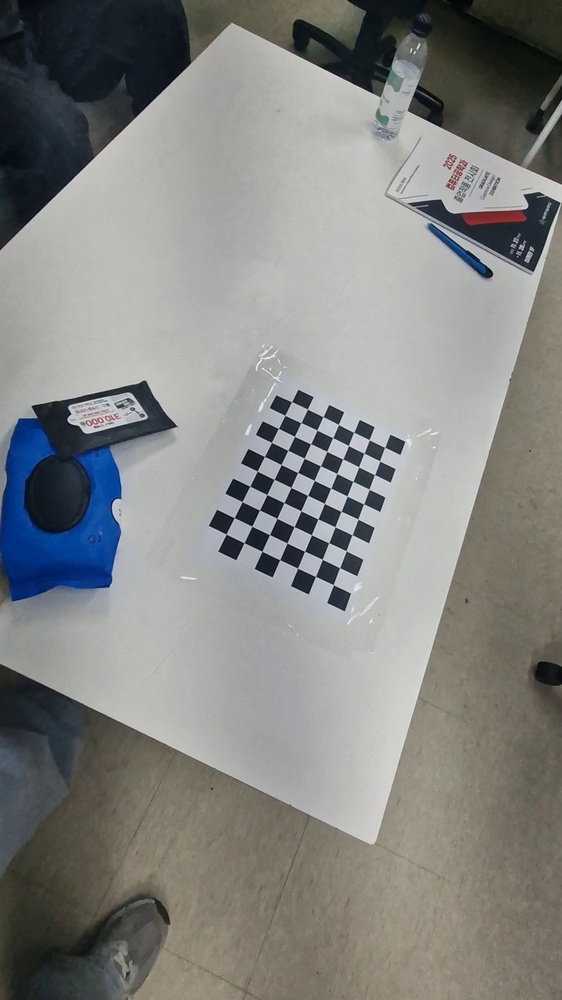
#> input picture data/selected/frame_04.jpg, 562 x 1000 px, shrunk from 1080 x 1920 before the run, found by its file name
$ python distortion_correction.py
#> lines starting #> are read from the running program, lines starting #| are printed output that depends on the picture
import cv2
import numpy as np
import os

# ===== 직접 입력: calibration 결과값 =====
camera_matrix = np.array([
    [970.199798, 0.0, 554.873799],
    [0.0, 963.270873, 950.035093],
    [0.0, 0.0, 1.0]
], dtype=np.float32)

dist_coeffs = np.array([
    [-0.020841, 0.088206, -0.009084, 0.007036, -0.068789]
], dtype=np.float32)

# ===== 입력 / 출력 경로 =====
input_image_path = "data/selected/frame_04.jpg"
output_dir = "data/output"
os.makedirs(output_dir, exist_ok=True)

# ===== 이미지 읽기 =====
img = cv2.imread(input_image_path)
#> img is the input picture: shape (1000, 562, 3); mean B, G, R 129.7, 132.3, 131.2
if img is None:
    print("Error: Cannot load image.")
    exit()

h, w = img.shape[:2]
#> h = 1000; w = 562

# ===== 최적 새 카메라 행렬 계산 =====
new_camera_matrix, roi = cv2.getOptimalNewCameraMatrix(
    camera_matrix, dist_coeffs, (w, h), 1, (w, h)
)
#> roi = (25, 41, 530, 955)

# ===== 왜곡 보정 =====
undistorted = cv2.undistort(img, camera_matrix, dist_coeffs, None, new_camera_matrix)
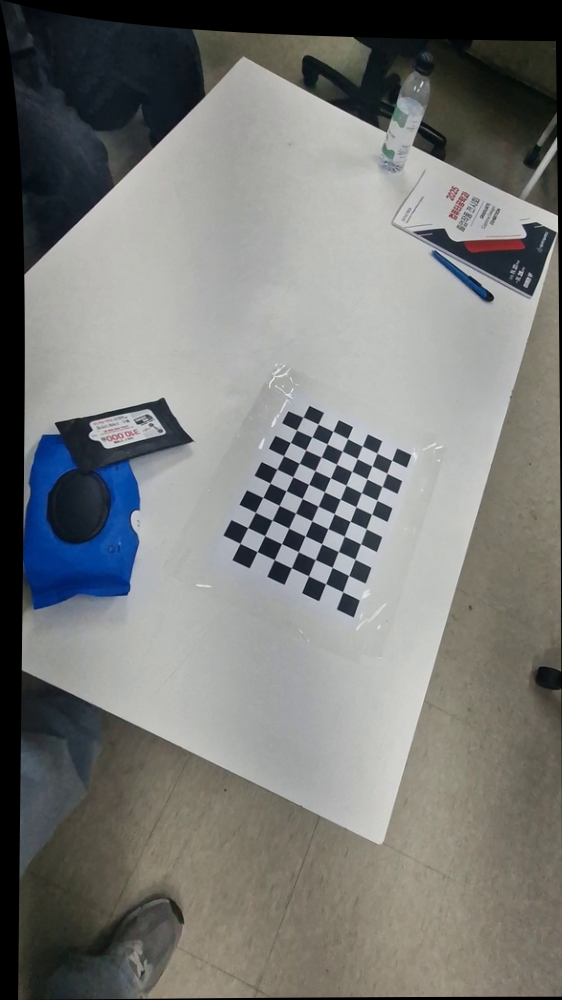
#> undistorted: shape (1000, 562, 3); mean B, G, R 119.2, 121.7, 120.6

# ===== ROI crop (선택) =====
x, y, w_roi, h_roi = roi
#> x = 25; y = 41; w_roi = 530; h_roi = 955
if w_roi > 0 and h_roi > 0:
    undistorted_cropped = undistorted[y:y+h_roi, x:x+w_roi]
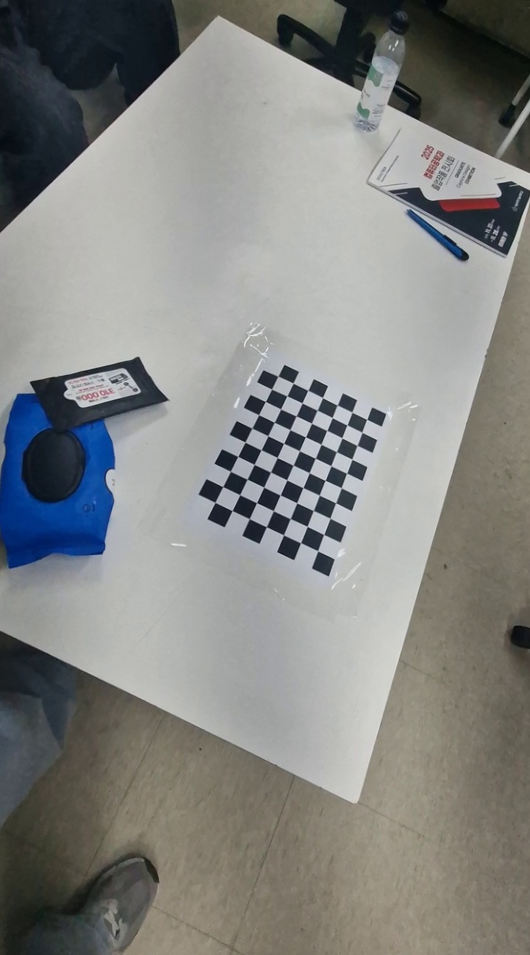
#> undistorted_cropped: shape (955, 530, 3); mean B, G, R 130.4, 133, 131.9
else:
    undistorted_cropped = undistorted

# ===== 저장 =====
cv2.imwrite(os.path.join(output_dir, "undistorted.jpg"), undistorted)
cv2.imwrite(os.path.join(output_dir, "undistorted_cropped.jpg"), undistorted_cropped)

# ===== 비교 출력 =====
cv2.imshow("Original", img)
cv2.imshow("Undistorted", undistorted)
cv2.imshow("Undistorted Cropped", undistorted_cropped)

cv2.waitKey(0)
cv2.destroyAllWindows()

print("Saved:")
print(" - data/output/undistorted.jpg")
print(" - data/output/undistorted_cropped.jpg")

$ run again, with data/selected/frame_00.jpg copied over data/selected/frame_04.jpg
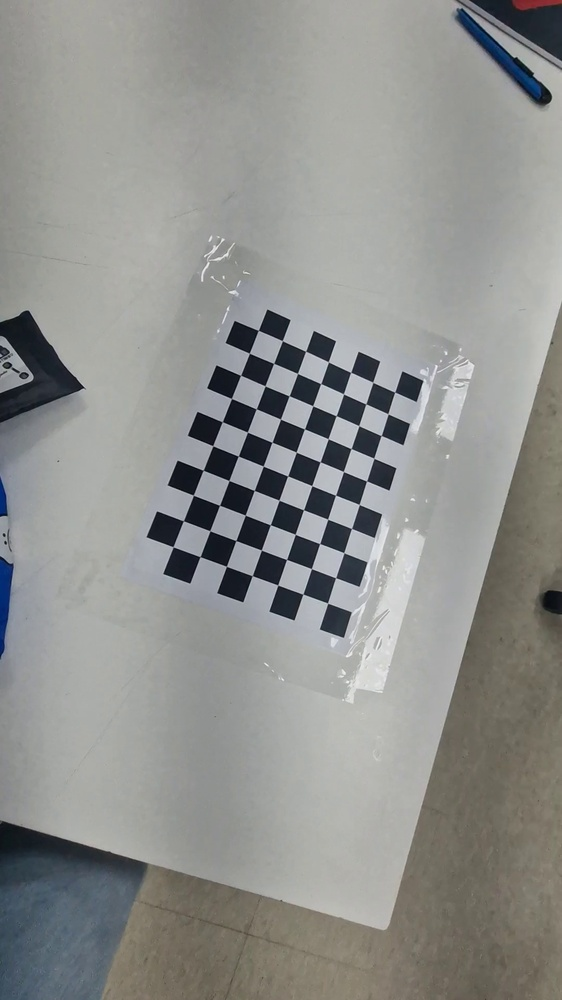
#> input picture data/selected/frame_00.jpg, 562 x 1000 px, shrunk from 1080 x 1920 before the run, found by its file name
#> img is the input picture: shape (1000, 562, 3); mean B, G, R 141.8, 144.6, 143.6
#> `undistorted = cv2.undistort(img, camera_matrix, dist_coeffs, None, new..`:
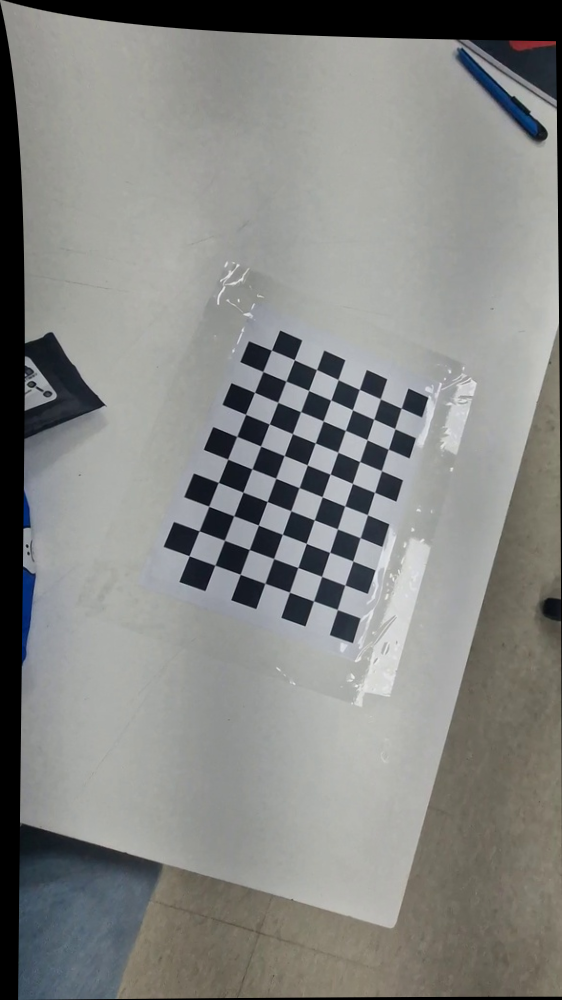
#> undistorted: shape (1000, 562, 3); mean B, G, R 131.4, 134.1, 133.1
#> `undistorted_cropped = undistorted[y:y+h_roi, x:x+w_roi]`:
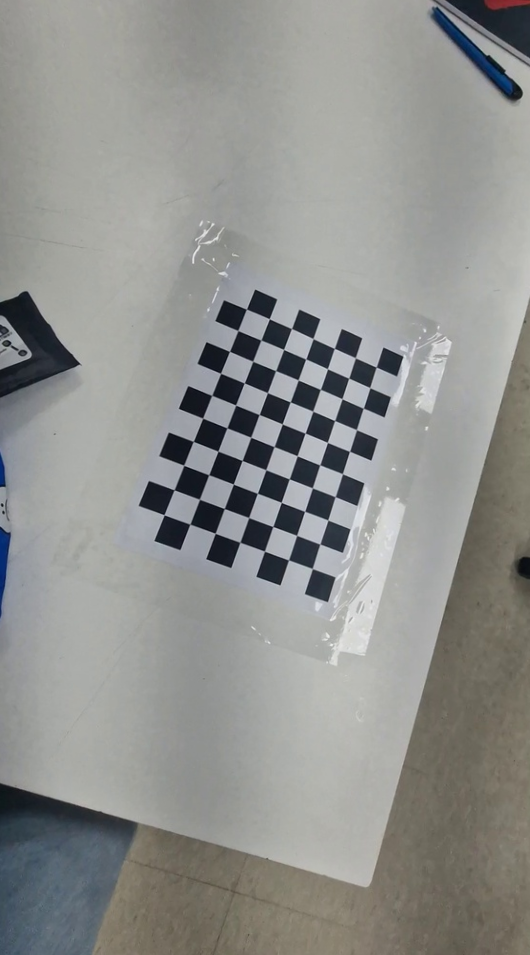
#> undistorted_cropped: shape (955, 530, 3); mean B, G, R 142.1, 144.9, 143.9
